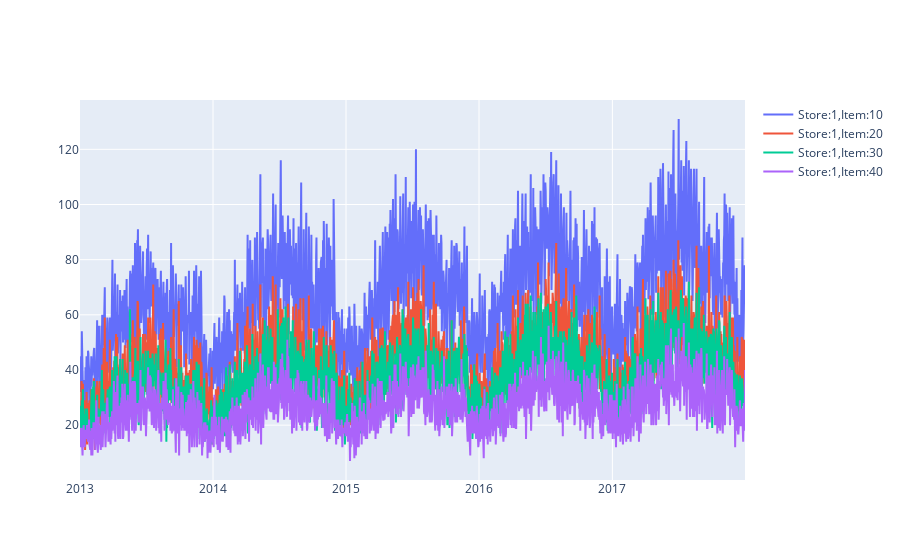

Write notebook code for a chart like this one.
### Code cell
multi_store_item_df =df.copy()
store_ids = [1, 1, 1, 1]
item_ids = [10, 20, 30, 40]
print('Before filter:', multi_store_item_df.shape)
multi_store_item_df = multi_store_item_df[multi_store_item_df.store.isin(store_ids)]
multi_store_item_df = multi_store_item_df[multi_store_item_df.item.isin(item_ids)]
print('After filter:', multi_store_item_df.shape)

multi_store_item_ts_data = []
for st,it in zip(store_ids, item_ids):
    flt = multi_store_item_df[multi_store_item_df.store == st]
    flt = flt[flt.item == it]
    multi_store_item_ts_data.append(go.Scatter(x=flt.date, y=flt.sales, name = "Store:" + str(st) + ",Item:" + str(it)))
py.iplot(multi_store_item_ts_data)

### Figure 1 — Plotly figure (JSON) as saved in the notebook; plotly's stock layout.template omitted (floating-point values rounded to 4 significant figures; data arrays with more than 128 entries replaced by an {"elided": "..."} marker saying what was removed)
{"data": [{"name": "Store:1,Item:10", "type": "scatter", "x": {"elided": "1826 str values"}, "y": {"elided": "1826 int values"}}, {"name": "Store:1,Item:20", "type": "scatter", "x": {"elided": "1826 str values"}, "y": {"elided": "1826 int values"}}, {"name": "Store:1,Item:30", "type": "scatter", "x": {"elided": "1826 str values"}, "y": {"elided": "1826 int values"}}, {"name": "Store:1,Item:40", "type": "scatter", "x": {"elided": "1826 str values"}, "y": {"elided": "1826 int values"}}], "layout": {}}
